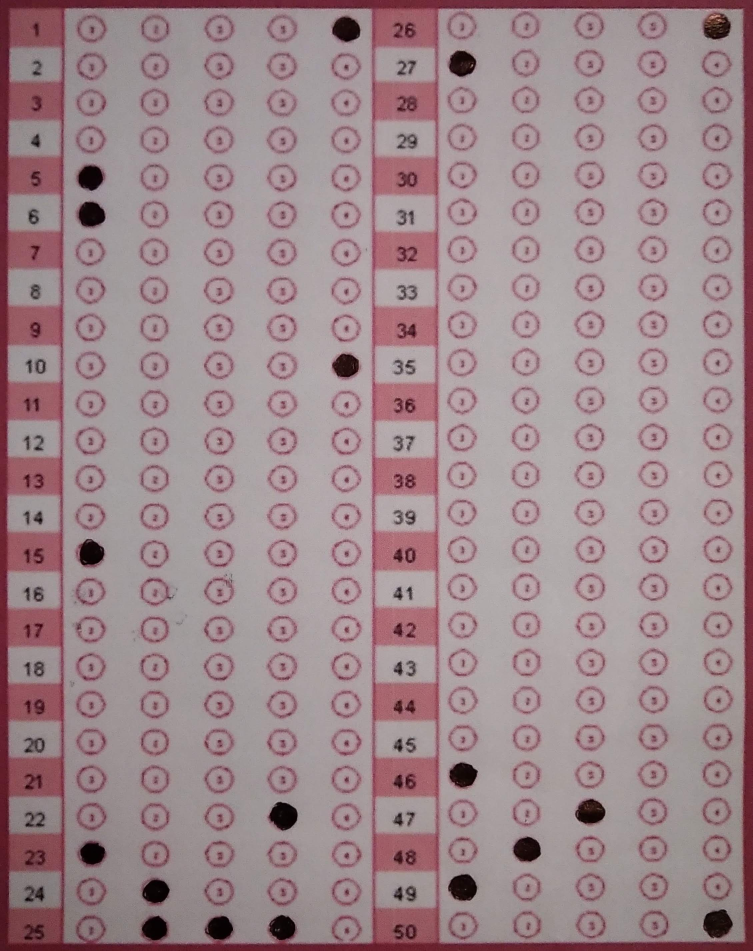
%> input picture Projeto/Scan23-1.jpg, 2257 x 2853 px (shown at 1/3 size)
$ octave main.m   (GNU Octave 9; MATLAB toolbox functions it lacks are replaced by stand-ins)
%> lines starting %> are read from the running program, lines starting %| are printed output that depends on the picture; in (x1, y1, x2, y2) boxes, pixels count from 0 and x2, y2 are one past the last pixel; in counts of white or black regions, pixels touching at a corner belong together; the program's own positions count from 1
### Projeto/cropa.m
%script crop e tratamento inicial
function y=cropa(rgb)

##[altura, largura,p] = size(rgb);
##rec = [50 50    largura-101 altura-101];
##rgbC = imcrop(rgb,rec);

BW = roicolor(rgb,0,40);

BW_final = max(BW,[],3);

SE = strel('disk',15,0);
bw1m = imclose(BW_final, SE);

[row,col] = find(bw1m);

minR = min(row);
minC = min(col);
maxR = max(row);
maxC = max(col);

rec = [minC minR   (maxC-minC) (maxR-minR)];
limpa = imcrop(bw1m,rec);

[altura, largura] = size(limpa);
rec = [30 30    largura-51 altura-51];
limpaC = imcrop(limpa,rec);

[altura, largura] = size(limpaC);
quadrantes = floor(largura/12);
faixa1 = imcrop(limpaC, [0 0 6*quadrantes altura]);
faixa2 = imcrop(limpaC, [6*quadrantes 0 6*quadrantes-1 altura]);
lista=cat(1,faixa1, faixa2);
y=lista;
endfunction

### Projeto/crialista.m
%script cria lista
function y=crialista(tripa)
  [altura, largura] = size(tripa);
  corte = floor(altura/50);
  incremento = 0;
  for i=1:50
    retang = [0 incremento largura corte];
    pasta = imcrop(tripa,retang);
    incremento = (incremento + corte);
    valor(i) = encontraValor(pasta, largura, corte);
  endfor
y = valor;
endfunction

### Projeto/encontraValor.m
%script encontra valor
function y=encontraValor(img,Lar,Halt)
  quadrantes = floor(Lar/6);

  a = imcrop(img, [quadrantes 0 quadrantes Halt]);
  b = imcrop(img, [2*quadrantes 0 quadrantes Halt]);
  c = imcrop(img, [3*quadrantes 0 quadrantes Halt]);
  d = imcrop(img, [4*quadrantes 0 quadrantes Halt]);
  e = imcrop(img, [5*quadrantes 0 Lar Halt]);
##  figure, imshow (a)
##  figure, imshow (b)
##  figure, imshow (c)
##  figure, imshow (d)
##  figure, imshow (e)
  #detectar presen鏰 de marca玢o a partir de um dado limiar
  areasS(1) = sum(a(:));
  areasS(2) = sum(b(:));
  areasS(3) = sum(c(:));
  areasS(4) = sum(d(:));
  areasS(5) = sum(e(:));
  resposta = 0;
  for i = 1:5
    if(areasS(i)>2000)
      if(resposta>0)
        resposta = 6;
      else
        resposta = i;
      endif
    endif
  endfor
  y=resposta;
endfunction

### Projeto/main.m
clear all; close all; clc

%%Selecionar o tipo de prova
% [13 lines of commented-out code are left out]

respostas = imread('Scan23-1.jpg');
gabarito = imread('Scan24-1.jpg');
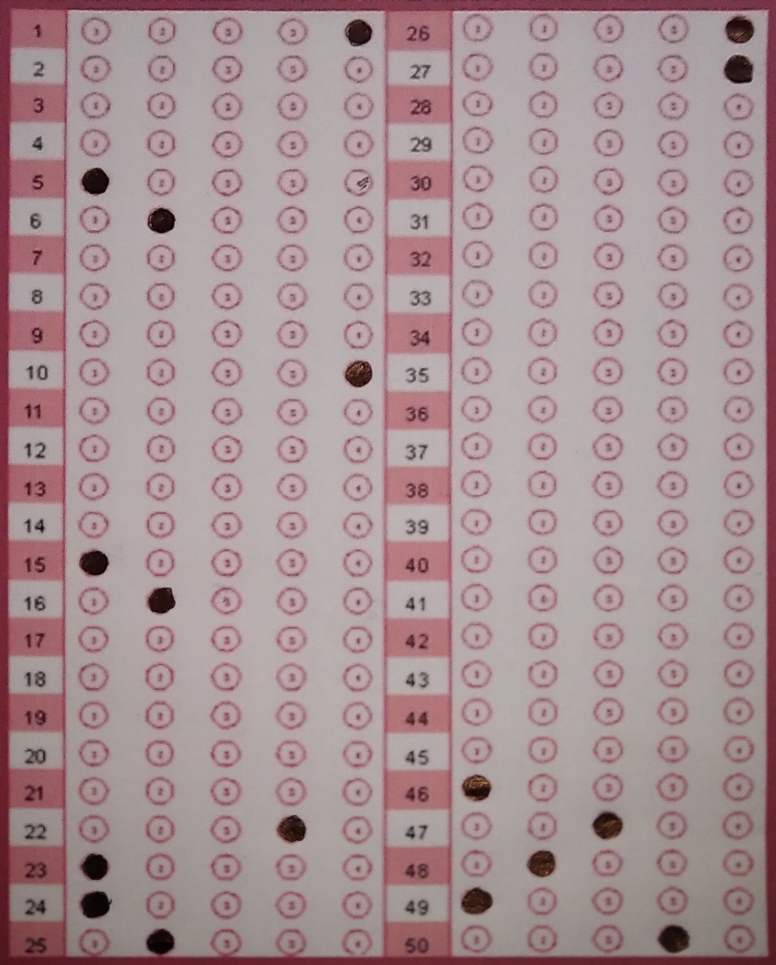
%> input picture Projeto/Scan24-1.jpg, 2326 x 2895 px (shown at 1/3 size)

gabaritoL = cropa(gabarito);
%> in cropa, `BW_final = max(BW,[],3);`:
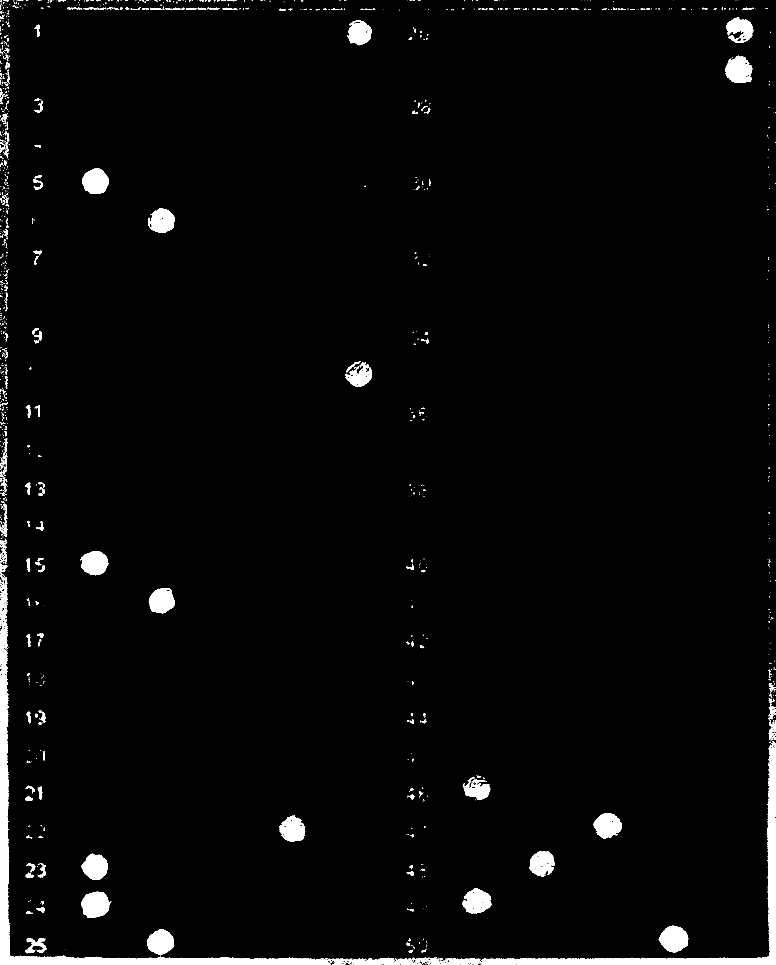
%> BW_final: size 2895x2326 logical (shown at 1/3 size); 2.7% white; 1379 white regions (1085 under 20 px), largest, box (x1, y1, x2, y2) and area: (0, 1741, 993, 2895) 45444, (1055, 2236, 2326, 2895) 34813, (244, 2675, 334, 2753) 5170
%> in cropa, `bw1m = imclose(BW_final, SE);`: bw1m: size 2895x2326 logical; 3.9% white; 200 white regions (107 under 20 px), largest, box (x1, y1, x2, y2) and area: (0, 0, 2326, 2895) 145408, (169, 0, 758, 30) 14686, (2178, 0, 2265, 128) 5280
%> in cropa, `[row,col] = find(bw1m);`: row = 265547 values from 1 to 2895; col = 265547 values from 1 to 2326
%> in cropa, `minR = min(row);`: minR = 1
%> in cropa, `maxR = max(row);`: maxR = 2895
%> in cropa, `maxC = max(col);`: maxC = 2326
%> in cropa, `rec = [minC minR   (maxC-minC) (maxR-minR)];`: rec = [1 1 2325 2894]
%> in cropa, `limpaC = imcrop(limpa,rec);`: limpaC: size 2845x2276 logical; 1.8% white; 197 white regions (122 under 20 px), largest, box (x1, y1, x2, y2) and area: (1947, 2748, 2036, 2845) 5910, (411, 2758, 493, 2845) 5496, (215, 2646, 305, 2724) 5243
%> in cropa, `faixa1 = imcrop(limpaC, [0 0 6*quadrantes altura]);`: faixa1: size 2845x1134 logical; 2.1% white; 96 white regions (54 under 20 px), largest, box (x1, y1, x2, y2) and area: (411, 2758, 493, 2845) 5496, (215, 2646, 305, 2724) 5243, (218, 476, 298, 553) 4684
%> in cropa, `faixa2 = imcrop(limpaC, [6*quadrantes 0 6*quadrantes-1 altura]);`: faixa2: size 2845x1134 logical; 1.5% white; 66 white regions (38 under 20 px), largest, box (x1, y1, x2, y2) and area: (814, 2748, 903, 2845) 5910, (1013, 138, 1095, 220) 5200, (1016, 0, 1098, 99) 4875
%> in cropa, `lista=cat(1,faixa1, faixa2);`: lista: size 5690x1134 logical; 1.8% white; 153 white regions (83 under 20 px), largest, box (x1, y1, x2, y2) and area: (814, 5593, 903, 5690) 5910, (411, 2758, 493, 2846) 5513, (215, 2646, 305, 2724) 5243
respostasL = cropa(respostas);
%> in cropa (call 2), `BW_final = max(BW,[],3);`: BW_final: size 2853x2257 logical; 3.9% white; 1396 white regions (1113 under 20 px), largest, box (x1, y1, x2, y2) and area: (0, 0, 2257, 2853) 142090, (2111, 2729, 2197, 2813) 5259, (808, 2406, 892, 2491) 4969
%> in cropa (call 2), `bw1m = imclose(BW_final, SE);`:
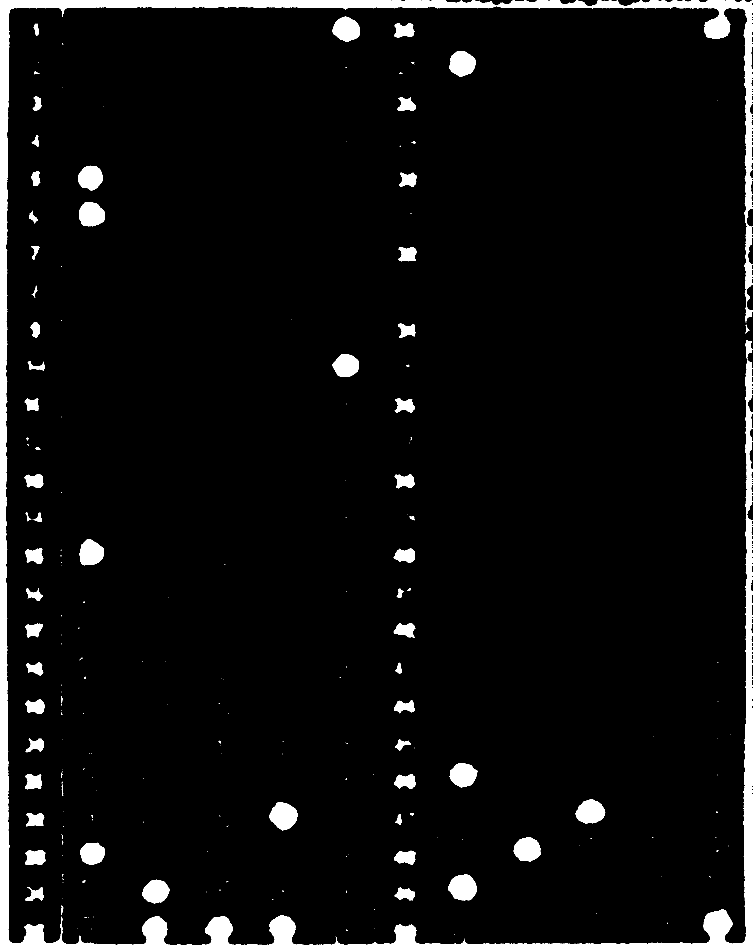
%> bw1m: size 2853x2257 logical (shown at 1/3 size); 5.3% white; 210 white regions (136 under 20 px), largest, box (x1, y1, x2, y2) and area: (0, 0, 2257, 2853) 236823, (1345, 2624, 1430, 2701) 5042, (808, 2406, 892, 2491) 5036
%> in cropa (call 2), `[row,col] = find(bw1m);`: row = 343107 values from 1 to 2853; col = 343107 values from 1 to 2257
%> in cropa (call 2), `maxR = max(row);`: maxR = 2853
%> in cropa (call 2), `maxC = max(col);`: maxC = 2257
%> in cropa (call 2), `rec = [minC minR   (maxC-minC) (maxR-minR)];`: rec = [1 1 2256 2852]
%> in cropa (call 2), `limpaC = imcrop(limpa,rec);`: limpaC: size 2803x2207 logical; 2.3% white; 292 white regions (191 under 20 px), largest, box (x1, y1, x2, y2) and area: (2048, 2700, 2168, 2803) 6569, (779, 2717, 857, 2803) 5166, (1316, 2595, 1401, 2672) 5042
%> in cropa (call 2), `faixa1 = imcrop(limpaC, [0 0 6*quadrantes altura]);`: faixa1: size 2803x1098 logical; 2.5% white; 157 white regions (107 under 20 px), largest, box (x1, y1, x2, y2) and area: (779, 2717, 857, 2803) 5166, (779, 2377, 863, 2462) 5036, (586, 2720, 670, 2803) 5018
%> in cropa (call 2), `faixa2 = imcrop(limpaC, [6*quadrantes 0 6*quadrantes-1 altura]);`:
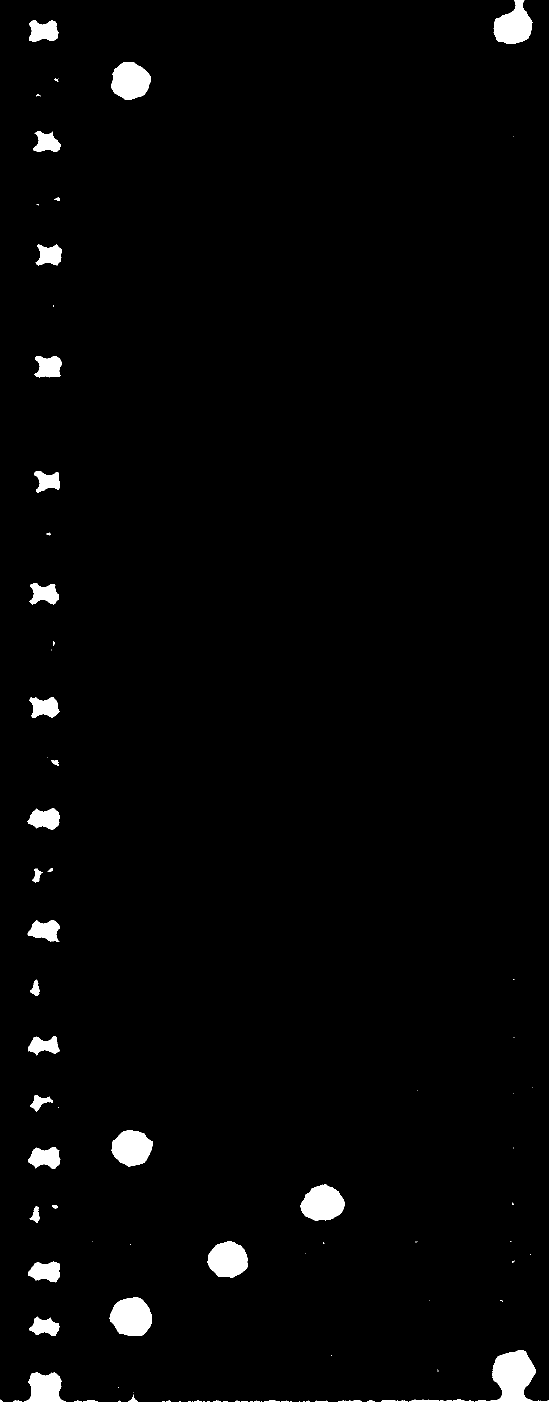
%> faixa2: size 2803x1098 logical (shown at 1/2 size); 2% white; 103 white regions (62 under 20 px), largest, box (x1, y1, x2, y2) and area: (951, 2700, 1071, 2803) 6569, (219, 2595, 304, 2672) 5042, (601, 2369, 690, 2442) 4698
%> in cropa (call 2), `lista=cat(1,faixa1, faixa2);`:
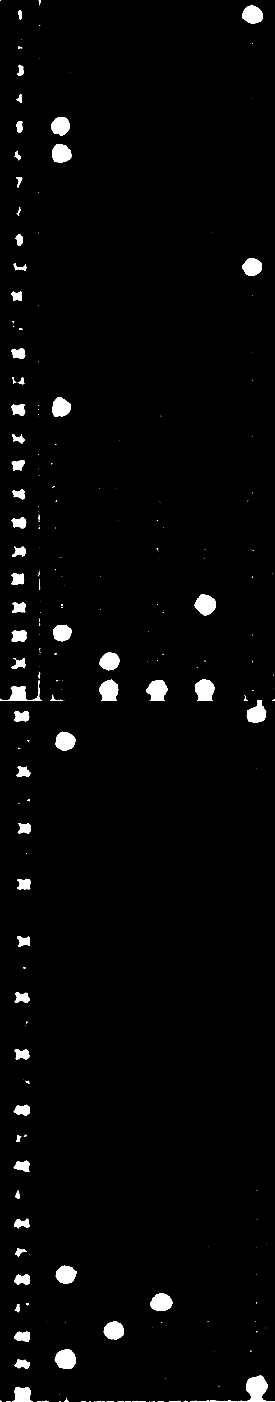
%> lista: size 5606x1098 logical (shown at 1/4 size); 2.3% white; 260 white regions (169 under 20 px), largest, box (x1, y1, x2, y2) and area: (951, 5503, 1071, 5606) 6569, (779, 2717, 857, 2803) 5166, (219, 5398, 304, 5475) 5042

listaG = crialista(gabaritoL);
%> the loop in crialista, `for i=1:50` made 50 passes
%> pass 1, in encontraValor, `a = imcrop(img, [quadrantes 0 quadrantes Halt]);`:
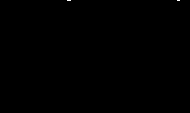
%> a: size 113x190 logical; 0.03% white in thin lines or dots, all inside (x1, y1, x2, y2) = (67, 0, 180, 1)
%> after the loop in crialista, `for i=1:50`: valor = 50 values, max 5 at index 1, min 0 at index 2, mean 0.9
%> in crialista, `y = valor;`: y has the same summary as valor
%> listaG has the same summary as valor in crialista
listaR = crialista(respostasL);
%> the loop in crialista (call 2), `for i=1:50` made 50 passes
%> pass 2, in crialista (call 2), `pasta = imcrop(tripa,retang);`:
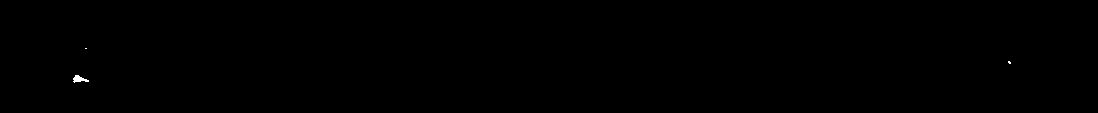
%> pasta: size 113x1098 logical; 0.06% white; 3 white regions (2 under 20 px), largest, box (x1, y1, x2, y2) and area: (73, 75, 89, 83) 70
%> after the loop in crialista (call 2), `for i=1:50`: valor = 50 values, max 6 at index 25, min 0 at index 2, mean 0.88
%> in crialista (call 2), `y = valor;`: y has the same summary as valor
%> listaR has the same summary as valor in crialista

acertos=0;
brancos=0;
nulos=0;
for i =1:50
  if (listaR(i)==0)
    brancos++;
  elseif (listaR(i)==6)
    nulos++;
  elseif(listaG(i)==listaR(i))
    acertos++;
  endif
endfor
%> after the loop, acertos = 11; brancos = 34; nulos = 1

validas = 0;
for i=1:50
  if((listaG(i)>0) && (listaG(i)<6))
    validas++;
  endif
endfor
%> after the loop, validas = 17

nota = (acertos/validas)*10;
%> nota = 6.47
save('resultados.mat','listaG','listaR');
fprintf('O aluno teve %d acertos de %d v醠idas presentes no gabarito\nO aluno marcou %d respostas em branco e %d nulas, \nresultando na nota %.3d \n',acertos,validas,brancos,nulos, nota);
%| O aluno teve 11 acertos de 17 v醠idas presentes no gabarito
%| O aluno marcou 34 respostas em branco e 1 nulas,
%| resultando na nota 6.47
